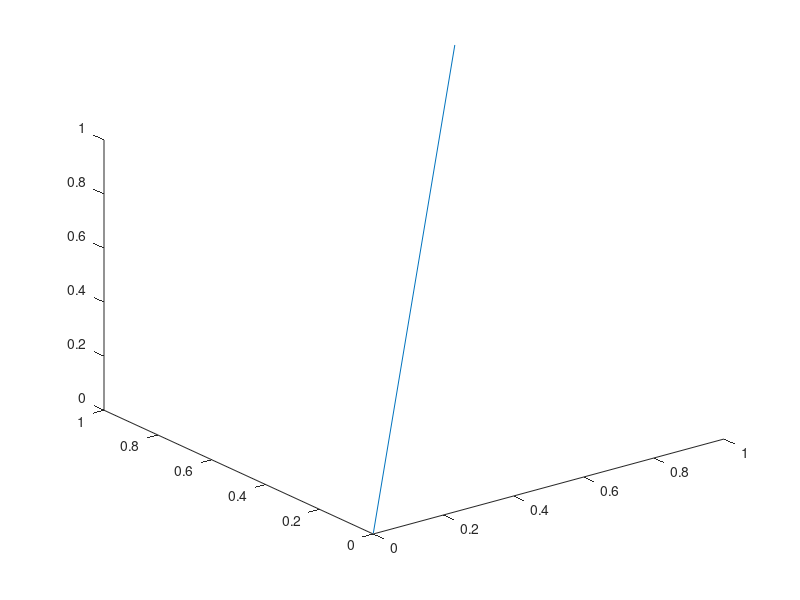

Recreate this plot in MATLAB.
# simple-line.m
#
# Copyright 2015 2016 2017 2018 by John Gambini
#
clear all; clc; close all;
plot3([0 1],[0 1],[0 1]);